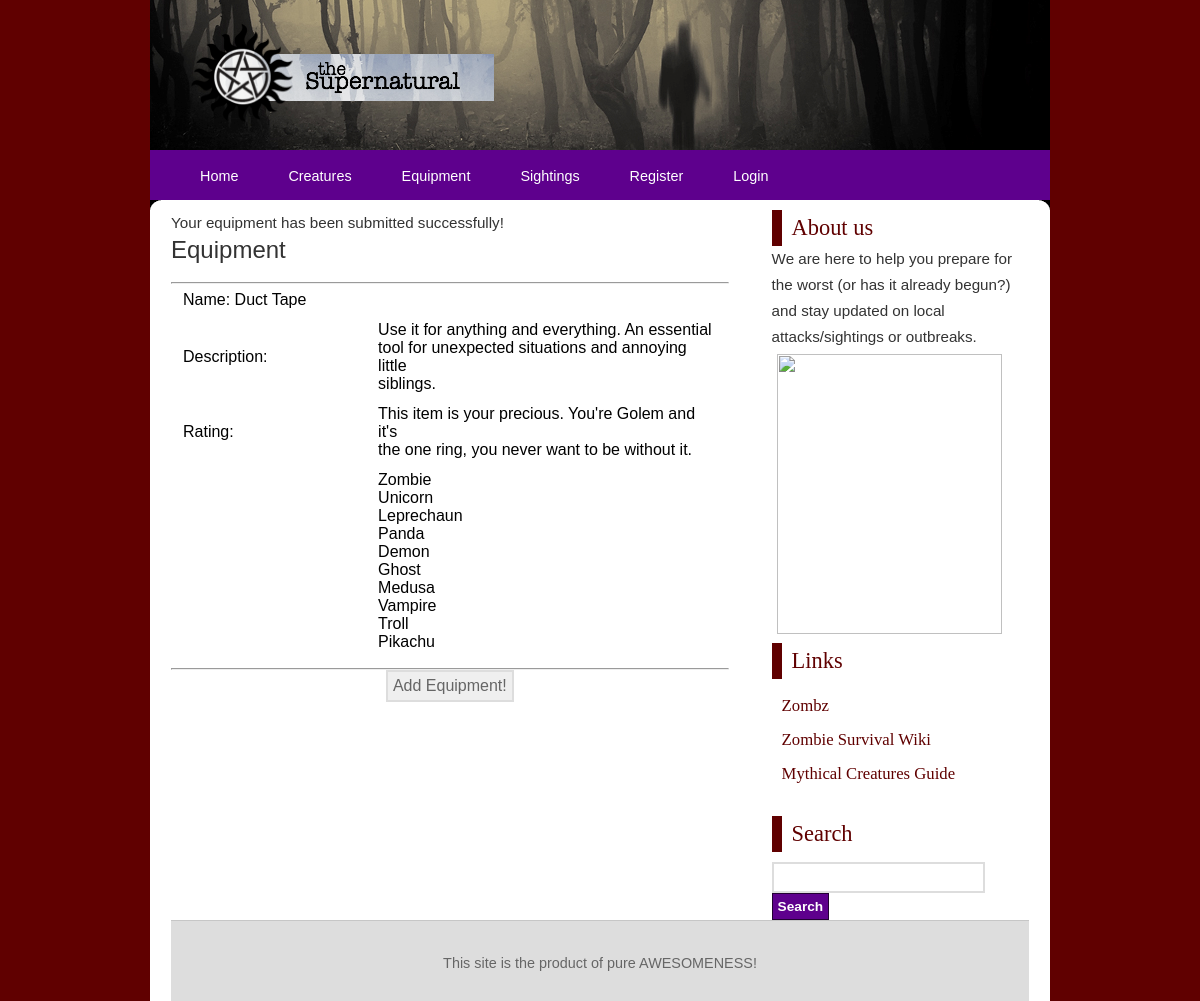
Page /equipList.php?submit=y on the committed database.
### tables this page shows
CREATE TABLE IF NOT EXISTS `equipment` (
  `id` int(11) NOT NULL AUTO_INCREMENT,
  `name` varchar(50) NOT NULL default 'John Doe',
  `description` blob NOT NULL,
  `rating` int(5) NOT NULL,
  PRIMARY KEY (`id`)
);

CREATE TABLE IF NOT EXISTS `equipToCreature` (
  `equipId` int(11) NOT NULL, 
  `creatureId` int(2) NOT NULL,
  CONSTRAINT equipment_equipId_fk
  FOREIGN KEY (equipId)
  REFERENCES equipment (id),
  CONSTRAINT creatureBio_creatureId_fk
  FOREIGN KEY (creatureId)
  REFERENCES creatureBio (id)
);

CREATE TABLE IF NOT EXISTS `creatureBio` (
  `id` int(11) NOT NULL AUTO_INCREMENT,
  `name` varchar(12) NOT NULL,
  `food` varchar(50) NOT NULL,
  `locale` varchar(50) NOT NULL,
  `weakness` blob NOT NULL,
  `powers` blob NOT NULL,
  PRIMARY KEY (`id`)
);

### equipList.php (the view, shortened to what this page needs)
<!DOCTYPE html PUBLIC "-//W3C//DTD XHTML 1.0 Strict//EN" "http://www.w3.org/TR/xhtml1/DTD/xhtml1-strict.dtd">
<html xmlns="http://www.w3.org/1999/xhtml">
<head>
<link rel="stylesheet" href="styles.css" type="text/css" />
</head>
<body>
<?php
   include('header.php');
?>
<div id="wrap">
	<div class="pagewrapper">
		<div class="innerpagewrapper">
			<div class="page">
				<div class="content">
					<?php
					if($_GET['submit']=='y'){
					echo "<p>Your equipment has been submitted successfully!</p>";
					}
					?>
					<h3>Equipment</h3>
<?php
include ('db_connect.php');
$query = "SELECT * FROM equipment ORDER BY name ASC";
$result = mysqli_query($db, $query)or die("Error Querying Database");
echo"<br/><hr/>";
   while($row = mysqli_fetch_array($result))
    {
    	$equipId = $row['id'];
	echo"<table>";
    echo "<tr><td width=\"35%\">Name: " . $row['name'] . "</td><td width=\"65%\"></td></tr>";
	echo "<tr><td>Description:</td><td>";
	echo wordwrap($row['description'] . "</td></tr>",50,"<br />\n",TRUE);
	echo "<tr><td>Rating:</td><td>";
	if($row['rating']==1) {
		echo wordwrap("This item is hardly ever needed.  May as well use it as a back-scratch.",50,"<br />\n",TRUE);
	} else if($row['rating']==2) {
		echo wordwrap("If you've got the time and resources, this item wouldn't be bad to have.  Think of it as an extra slice of pizza.",50,"<br />\n",TRUE);
	} else if($row['rating']==3) {
		echo wordwrap("You should probably have this one.  However, if push comes to shove this would be near the top of your list to chuck overboard at an oncoming zombie.",50,"<br />\n",TRUE);
	} else if($row['rating']==4) {
		echo wordwrap("This item is like your credit card, don't leave home with out it!  And don't let a friend borrow it because they \"just want to get a snack real quick\", you'll never see it again.",50,"<br />\n",TRUE);
	} else if($row['rating']==5) {
		echo wordwrap("This item is your precious.  You're Golem and it's the one ring, you never want to be without it.",50,"<br />\n",TRUE);
	}
	echo "</td></tr>";
	echo "<tr><td></td><td>";
	$query2 = "SELECT * FROM equipToCreature WHERE equipId = '$equipId'";
	$result2 = mysqli_query($db, $query2)or die("Error Querying Database");
		while($row2 = mysqli_fetch_array($result2)) {
			$creatureId = $row2['creatureId'];
			$query3 = "SELECT * FROM creatureBio WHERE id = '$creatureId'";
			$result3 = mysqli_query($db, $query3)or die("Error Querying Database");
			$row3 = mysqli_fetch_array($result3);
			echo $row3['name'];
			echo "<br />";
		}
	echo "</td></tr>";
	echo "</table>";
	echo"<hr/>";
    }
?>
						<center>
						<form method="post" action="addEquip.php">
					    <input type="submit" value="Add Equipment!" />
					    </form>
						</center>
						<br/>
				</div>
			</div>
		</div>
	</div>
</div>
</body>
</html>

### header.php (shortened to what this page needs)
<html>
<head>
</head>
<body>
<div class="header">
	<div class="title">
		<div class="innertitle">
			<div class="banner">
<a href="index.php"><img src="images/spnHeader.png" border="0" /></a>
			</div>
		</div>
	</div>
	<div class="outernav">
		<div class="nav">
			<div class="innernav">
				<ul>
					<li><a href="index.php">Home</a></li>
					<li><a href="creature.php">Creatures</a></li>
					<li><a href="equipList.php">Equipment</a></li>
					<li><a href="list.php">Sightings</a></li>
					<?php
					if(isset($_SESSION['username'])) {
						echo "<li><a href=\"profile.php?id=". $id . "\">Profile</a></li>";
						echo "<li><a href=\"editAccount.php\">Account</a></li>
								<li><a href=\"logout.php\">Logout</a></li>";
					} else {
						echo "<li><a href=\"register.php\">Register</a></li>
								<li><a href=\"login.php\">Login</a></li>";
					}
					?>
				</ul>
			</div>
		</div>
	</div>
</div>
</body>
</html>

### styles.css (style rules this page uses)
* { margin:0; padding:0; }
body { background:#600000 none repeat-x scroll top left; margin:0 auto; padding:0; font-family:Arial, Helvetica, sans-serif; width: 1000px; }
div#wrap { width:90%; margin:0 auto; padding:0 10px; }
div.centerimg { margin:0 auto; padding:5px; }
div.banner { // position:relative; // top:4px; height:150px; margin:0 auto; }
div.header { margin:0 auto; }
div.nav { padding:0; margin:0 0 0 15px; background:#5E008D url('images/navbgright.jpg') no-repeat scroll bottom right; }
div.title { //adding:20px 20px; margin:0 auto; background:#600000; }
div.innernav { margin:0 15px 0 0; background:#5E008D url('images/navbg.jpg') repeat-x scroll bottom left; height:50px; }
div.outernav { width:90%; margin:0 auto; background:#5E008D url('images/navbgleft.jpg') no-repeat scroll bottom left; }
div.innertitle { width:90%; margin:0 auto; }
div.nav ul { list-style:none; padding:0 0 0 10px; margin:0; position:relative; }
div.nav ul li { display:inline; float:left; }
div.nav ul li a, div.nav ul li a:visited { float:left; margin:0 5px; padding:18px 20px 16px 20px; //height:40px; text-decoration:none; color:#ffffff; font-weight:normal; font-size:0.9em; font-family:Arial, Helvetica, sans-serif; }
h3 { font-size:1.5em; font-family:'Lucida Sans Unicode','Lucida Grande',verdana,sans-serif; font-weight:normal; color:#333333; }
h4 { color:#600000 ; font-family:Georgia, "Times New Roman", Times, serif; font-size:1.4em; font-weight:normal; padding:5px 5px 5px 10px; border-left:10px solid #600000 ; }
p { margin-bottom:102x; line-height:1.7em; font-size:0.95em; color:#333333; }
ul { padding:0 0 20px 35px; }
form input, form textarea { border:2px solid #dddddd; padding:5px; color:#666666; font-family:Arial, Helvetica, sans-serif; font-size:1.0em; }
form input.formbutton { background:#5E008D url('images/navbg.jpg') repeat-x scroll bottom left; color:#ffffff; font-size:0.9em; border:1px solid #220033; font-weight:bold; font-family:Verdana, Arial, Helvetica, sans-serif; }
table { width:100%; margin-bottom:10px; }
table tr th, table tr td { padding:5px 10px; }
a { color:#600000 ; }
div.pagewrapper { margin:0 auto; background:#ffffff url('images/content-bg-right2.png') no-repeat scroll top right; }
div.innerpagewrapper { background:#ffffff url('images/content-bg-left2.png') no-repeat scroll top left; margin:0 11px 0 0; }
div.page { margin:0 0 0 11px; background-color:#ffffff; padding:10px 10px 0 10px; }
div.page ul { list-style:square; font-size:0.95em; }
div.page ul li { padding:3px 0; }
div.content { width:65%; float:left; }
div.sidebar { width:30%; float:right; }
div.sidebar ul { list-style:none; padding:10px 10px 25px 10px; }
div.sidebar ul li { padding:7px 0; }
div.sidebar ul li a { font-family:Georgia, "Times New Roman", Times, serif; text-decoration:none; font-size:1.1em; }
div.footer { clear:both; margin-top:10px; border-top:1px solid #c6c6c6; background:#dddddd url('images/footerbg.png') repeat-x scroll bottom left; height:80px; }
div.footer p { text-align:center; color:#666666; padding-top:30px; font-size:0.9em; font-family:"Trebuchet MS", Verdana, Arial; }
form.searchform { padding-top:10px; }

### rows in the picture
equipment: name "Duct Tape", description "Use it for anything and everything. An essential tool for unexpected situations and annoying little siblings."
equiptocreature: creaturebio.name "Zombie"
equiptocreature: creaturebio.name "Unicorn"
equiptocreature: creaturebio.name "Leprechaun"
equiptocreature: creaturebio.name "Panda"
equiptocreature: creaturebio.name "Demon"
equiptocreature: creaturebio.name "Ghost"
equiptocreature: creaturebio.name "Medusa"
equiptocreature: creaturebio.name "Vampire"
equiptocreature: creaturebio.name "Troll"
equiptocreature: creaturebio.name "Pikachu"
